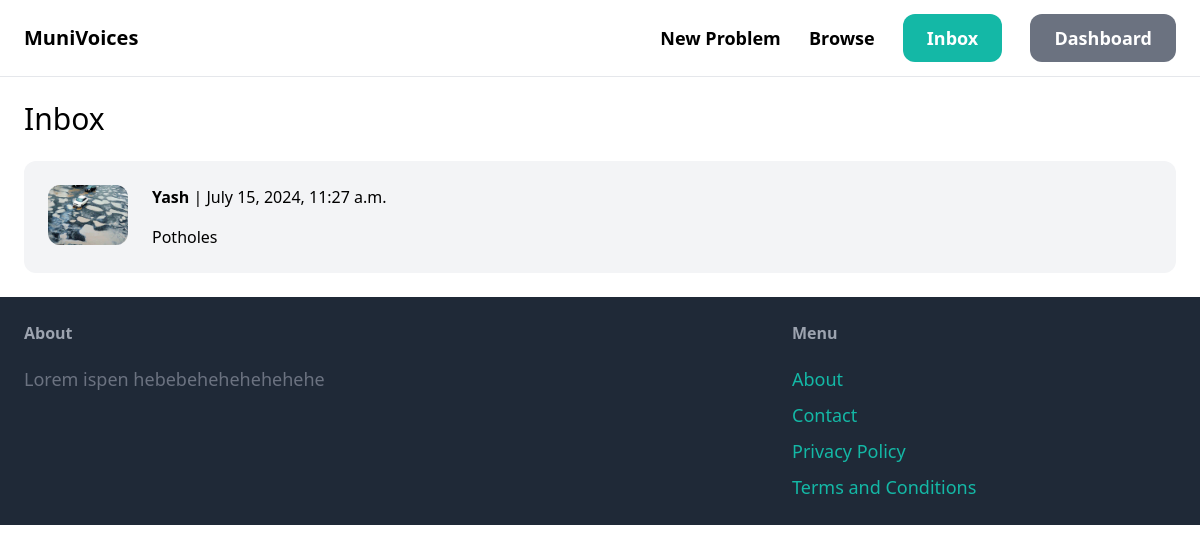
The page /inbox/ (signed in) on the database its author committed.
### conversation/models.py (models this page shows)
class Conversation(models.Model):
    samasya = models.ForeignKey(Samasya, related_name='conversations', on_delete=models.CASCADE)
    members = models.ManyToManyField(User, related_name='conversations')
    submitted_at = models.DateTimeField(auto_now_add=True)
    modified_at = models.DateTimeField(auto_now=True)
    class Meta:
        ordering = ('-modified_at',)

### samasya/models.py (models this page shows, shortened)
class Samasya(models.Model):
    category=models.ForeignKey(Category, related_name='samasyas',on_delete=models.CASCADE)
    name= models.CharField(max_length=255)
    description=models.TextField(blank=True, null=True)
    time=models.FloatField()
    image=models.ImageField(upload_to='samaya_images',blank=True,null=True) # for images i installed pillows
    is_solved=models.BooleanField(default=False)
    submitted_by=models.ForeignKey(User, related_name='samasyas', on_delete=models.CASCADE)
    submitted_at=models.DateTimeField(auto_now_add=True)
    class Meta:
        ordering=('name',) #this is like order by , by alpabhet arrange kiya
        verbose_name_plural='Samasya'

### conversation/views.py (the view)
# urls.py: path('inbox/', include('conversation.urls')),
@login_required
def inbox(request):
    conversations = Conversation.objects.filter(members__in=[request.user.id])
    return render(request, 'conversation/inbox.html', {
        'conversations': conversations
    })

### conversation/templates/conversation/inbox.html (shortened to what this page needs)
{% extends 'core/base.html' %}
{% block content %}
<h1 class="mb-6 text-3xl">Inbox</h1>
<div class="space-y-6">
    {% for conversation in conversations %}
        <a href="{% url 'conversation:detail' conversation.id %}">
            <div class="p-6 flex bg-gray-100 rounded-xl">
                <div class="pr-6">
                    <img src="{{ conversation.samasya.image.url }}" class="w-20 rounded-xl">
                </div>
                <div>
                    {% for member in conversation.members.all %}
                        {% if member != request.user %}
                            <p class="mb-4"><strong>{{ member.username }}</strong> | {{ conversation.modified_at }}</p>
                            <p>{{ conversation.samasya.name }}</p>
                        {% endif %}
                    {% endfor %}
                </div>
            </div>
        </a>
    {% endfor %}
</div>
{% endblock %}

### rows shown on the page
Conversation: samasya.image (picture), modified_at "July 15, 2024, 11:27 a.m.", samasya.name "Potholes"

### other values the page prints
{{ member.username }} "Yash"
